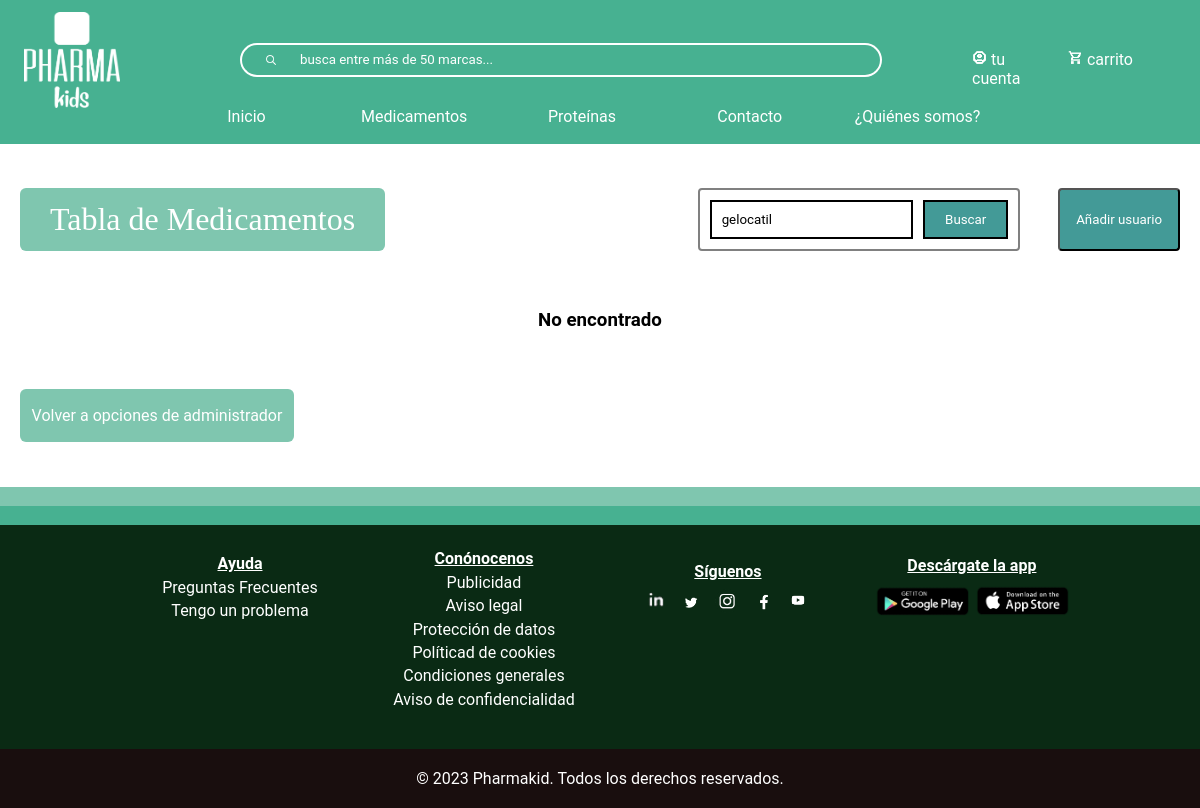
The page /buscar-medicamento.php?busqueda=gelocatil on the database as committed earlier.
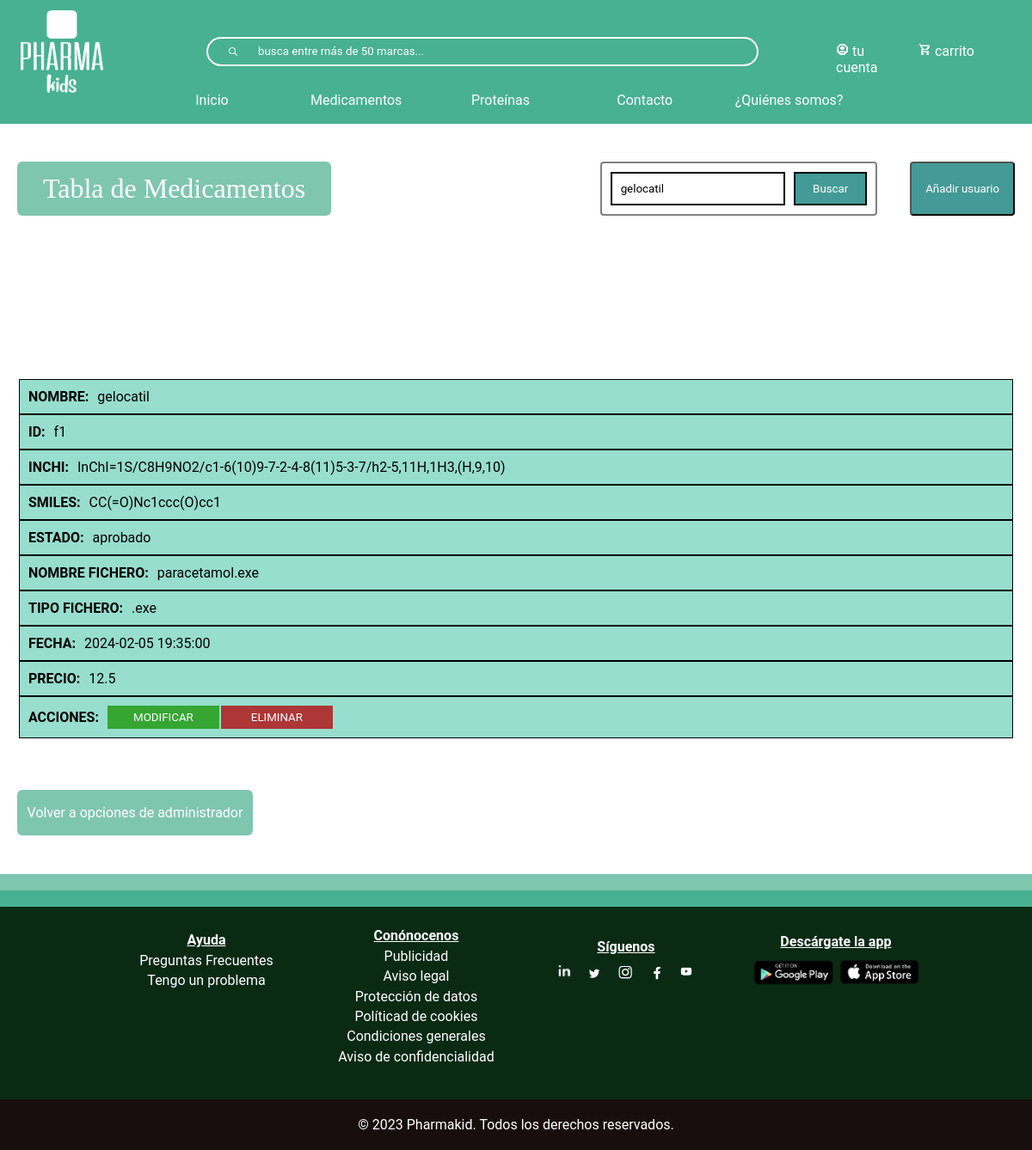
The same page on the database as committed later.
### tables this page shows
CREATE TABLE `medicamento` (
  `inchi` varchar(200) NOT NULL,
  `smiles` varchar(100) NOT NULL,
  `estadoMedicamento` varchar(20) NOT NULL,
  `precio` float NOT NULL,
  `nombre` varchar(150) NOT NULL,
  `id` varchar(10) NOT NULL,
  `nombreFichero` varchar(100) NOT NULL,
  `tiposFichero` varchar(10) NOT NULL,
  `fecha` datetime NOT NULL,
  `stock` int(11) NOT NULL,
  `principioActivo` varchar(300) NOT NULL
);

### buscar-medicamento.php (the view, shortened to what this page needs)
<?php
include_once("bbdd/connexionBaseDeDatos.php");
?>
<!DOCTYPE html>
<html lang="en">
<head>
    <link rel="stylesheet" type="text/css" href="css/index.css" >
    <link rel="stylesheet" type="text/css" href="css/header.css" >
    <link rel="stylesheet" type="text/css" href="css/footer.css" >
    <link rel="stylesheet" type="text/css" href="css/tablas.css" >
</head>
<body>
    <?php require("footerHeader/header.php")?>
    <?php
    $busqueda_opcion = strtolower($_REQUEST['busqueda']);
    ?>
<div id="divTabla">
    <div class="contenedor-botones">
    <h1>Tabla de Medicamentos</h1>
    <div class="conjunto-buscar-anadir">
        <form action="buscar-medicamento.php" class="form-busqueda" method="get" name="formu">
                <div class="botones-filtrar" style='display:flex'>
                    <input class="input-busqueda" name="busqueda" type="text" placeholder="Buscar" value='<?php echo $busqueda_opcion;?>'/>
                    <input class="btn-busqueda" type="submit" value="Buscar"/>
                </div>
            </form>
        <button id="anadirButton">Añadir usuario</button>
    </div>
</div>
        <?php
        $sql = mysqli_query($conexion, "SELECT * FROM medicamento
        WHERE nombre LIKE '%$busqueda_opcion%'
        ORDER BY nombre ASC");
        $resultado = mysqli_num_rows($sql);
        if ($resultado > 0){
            echo "
                <table id='tabla_medicamento'>
                    <thead>
                        <tr>
                            <th>NOMBRE</th>
                            <th>ID</th>
                            <th>INCHI</th>
                            <th>SMILES</th>
                            <th>ESTADO</th>
                            <th>NOMBRE FICHERO</th>
                            <th>TTIPO FICHERO</th>
                            <th>FECHA</th>
                            <th>PRECIO</th>
                            <th>ACCIONES</th>
                        </tr>
                    </thead>
                    <tbody class='clase_tbody'>"
            ;
            while($row = mysqli_fetch_assoc($sql)){
                $nombre = $row["nombre"];
                $id = $row['id'];
                $inchi = $row["inchi"];
                $smiles= $row["smiles"];
                $estado = $row["estadoMedicamento"];
                $nombreFichero = $row["nombreFichero"];
                $tipoFichero = $row["tiposFichero"];
                $fecha = $row["fecha"];
                $precio = $row["precio"];
                echo "
                <tr>
                    <td titulo='NOMBRE:'>$nombre</td>
                    <td titulo='ID:'>$id</td>
                    <td style='text-align:left' titulo='INCHI:'>$inchi</td>
                    <td titulo='SMILES:'>$smiles</td>
                    <td titulo='ESTADO:'>$estado</td>
                    <td titulo='NOMBRE FICHERO:'>$nombreFichero</td>
                    <td titulo='TIPO FICHERO:'>$tipoFichero</td>
                    <td titulo='FECHA:'>$fecha</td>
                    <td titulo='PRECIO:'>$precio</td>
                    <td titulo='ACCIONES:' class='td-btn'>
                        <button class='modificar'>MODIFICAR</button>
                        <button class='eliminar'>ELIMINAR</button>
                    </td>
                </tr>
                ";
            }
            echo "</tbody>";
        }
        else
    {
      echo "<h3 style='text-align:-webkit-center'>No encontrado</h3>";
    }
        ?>
        </table>
        <a href="administrador.php">Volver a opciones de administrador</a>
    </div>
    <footer>
    <?php require("footerHeader/footer.php")?>
</body>
</html>

Rows that differ between the two databases and show on the page:
added medicamento: nombre "gelocatil", id "f1", inchi "InChI=1S/C8H9NO2/c1-6(10)9-7-2-4-8(11)5-3-7/h2-5,11H,1H3,(H,9,10)", smiles "CC(=O)Nc1ccc(O)cc1", estadoMedicamento "aprobado", nombreFichero "paracetamol.exe", tiposFichero ".exe", fecha "2024-02-05 19:35:00", precio "12.5"
Other text that changed with them:
text no longer shown: "No encontrado"
